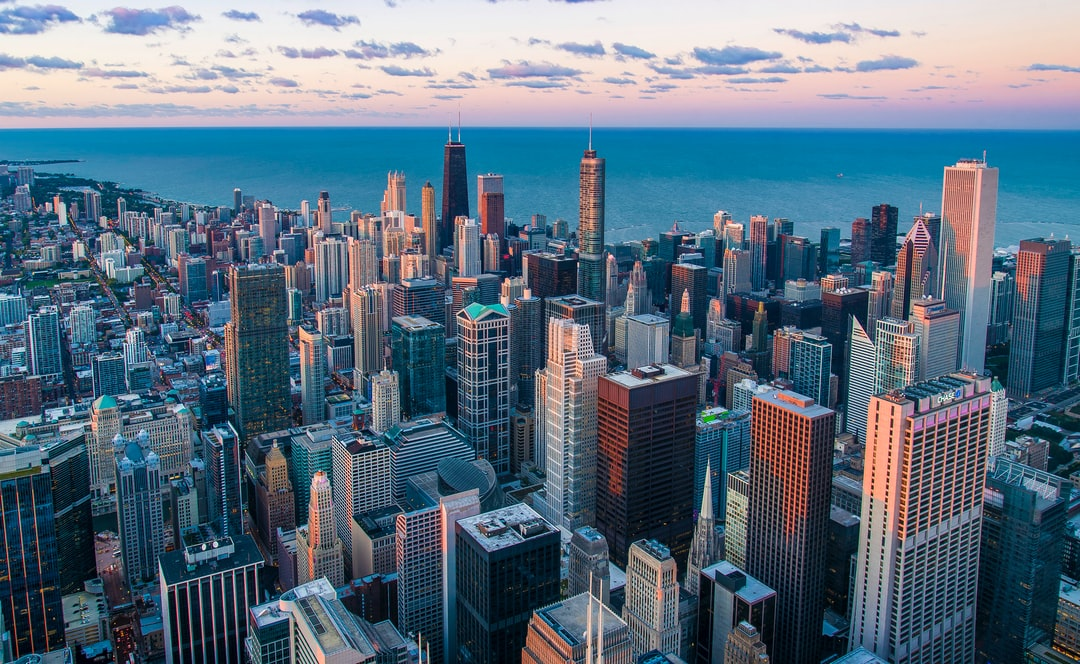
#> input picture Filters/city.jpeg, 1080 x 664 px
$ jupyter execute 'High and Low Pass Filters.ipynb'
#> lines starting #> are read from the running program, lines starting #| are printed output that depends on the picture; after the words box and inside, x2 and y2 are one past the last pixel; in counts of white or black regions, pixels touching at a corner belong together
[cell 1]
import numpy as np
import matplotlib.pyplot as plt
import cv2

[cell 2]
img = cv2.imread('city.jpeg', 1)
#> img is the input picture: shape (664, 1080, 3); mean B, G, R 127.8, 110.9, 90.2
img_copy = img.copy()
img_gray = cv2.cvtColor(img_copy, cv2.COLOR_BGR2GRAY)
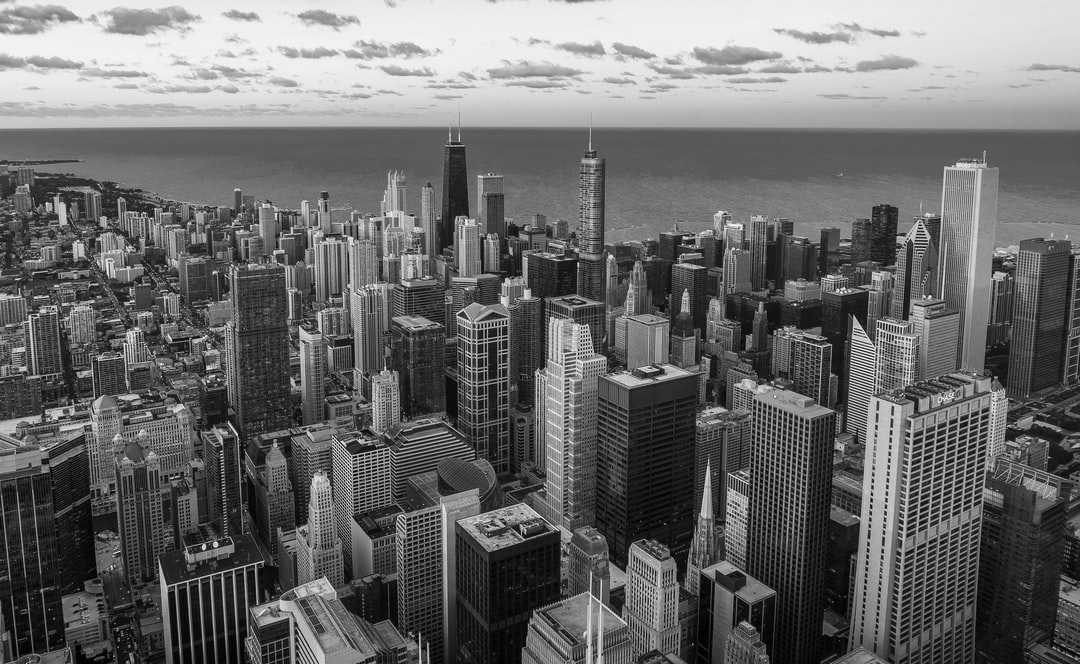
#> img_gray: shape (664, 1080); min 0, max 254, mean 106.7
plt.imshow(img_gray, cmap = 'gray')

[cell 3]
#apply gaussian blur
blurred_img = cv2.GaussianBlur(img_gray, (5,5), 0)
plt.imshow(blurred_img, cmap = 'gray')

[cell 4]
#apply high pass filter
sobel_y = np.array([-1, -2, -1,
                    0, 0, 0,
                    1, 2, 1])

sobel_x = np.array([-1, 0, 1,
                   -2, 0, 2,
                   -1, 0, 1])

filtered_img = cv2.filter2D(blurred_img, -1, sobel_y)
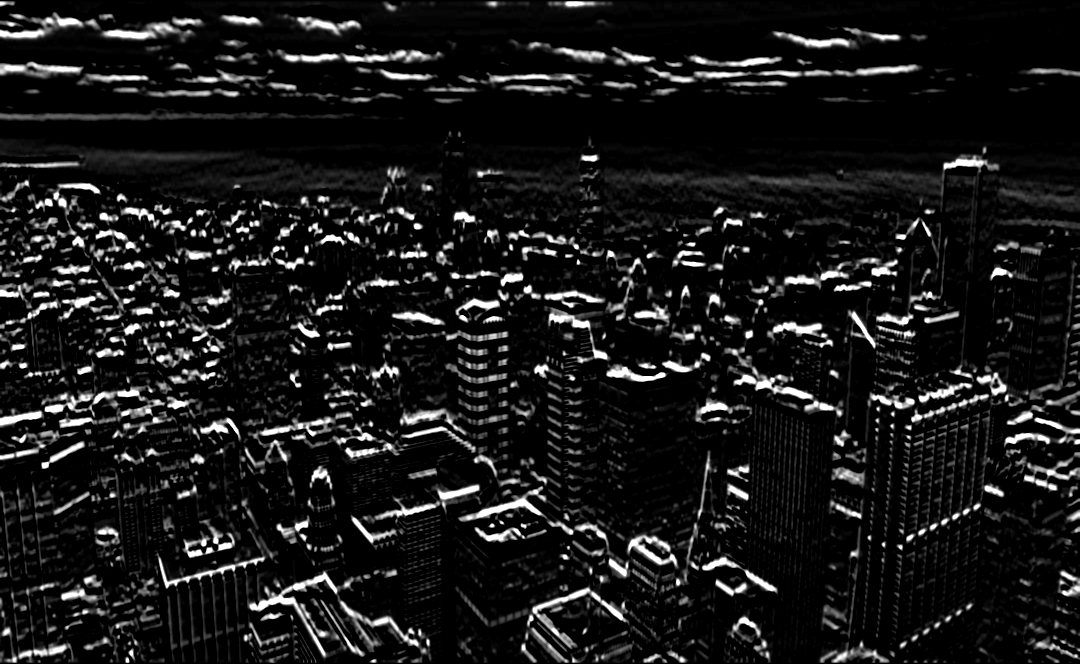
#> filtered_img: shape (664, 1080); min 0, max 255, mean 25
plt.imshow(filtered_img, cmap = 'gray')

[cell 5]
#binarize image
_, binary_image = cv2.threshold(filtered_img, 50, 255, cv2.THRESH_BINARY)
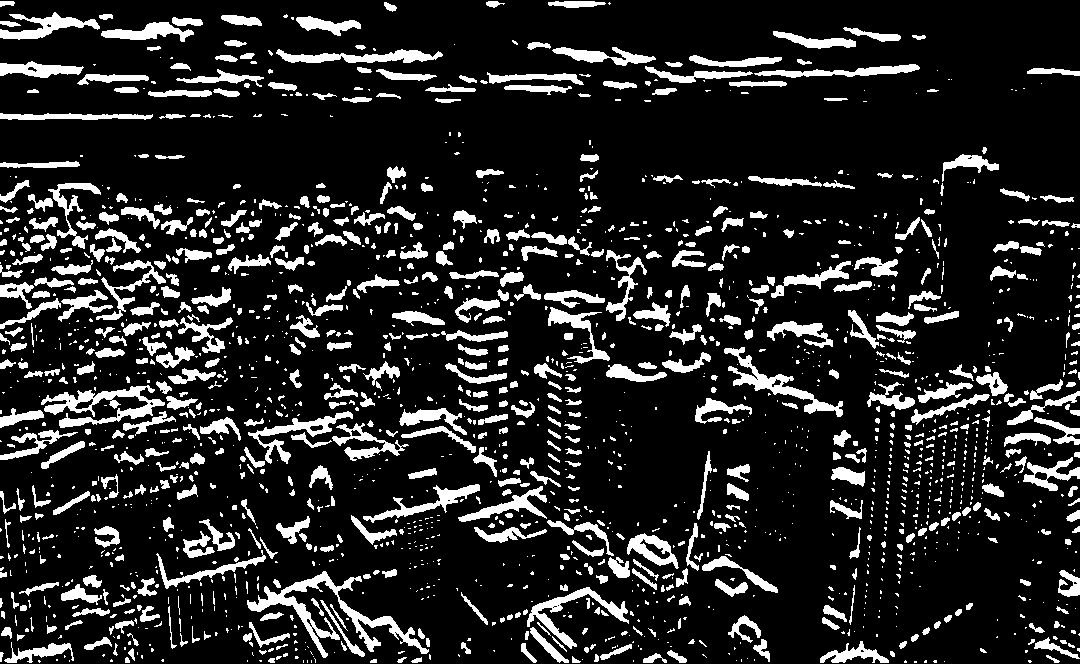
#> binary_image: shape (664, 1080); 14.9% white; 1939 white regions (1227 under 20 px), largest, box (x1, y1, x2, y2) and area: (247, 571, 429, 658) 2873, (41, 385, 165, 428) 1984, (724, 347, 843, 417) 1574
plt.imshow(binary_image, cmap = 'gray')

$ run again, with Filters/fence.jpg copied over Filters/city.jpeg
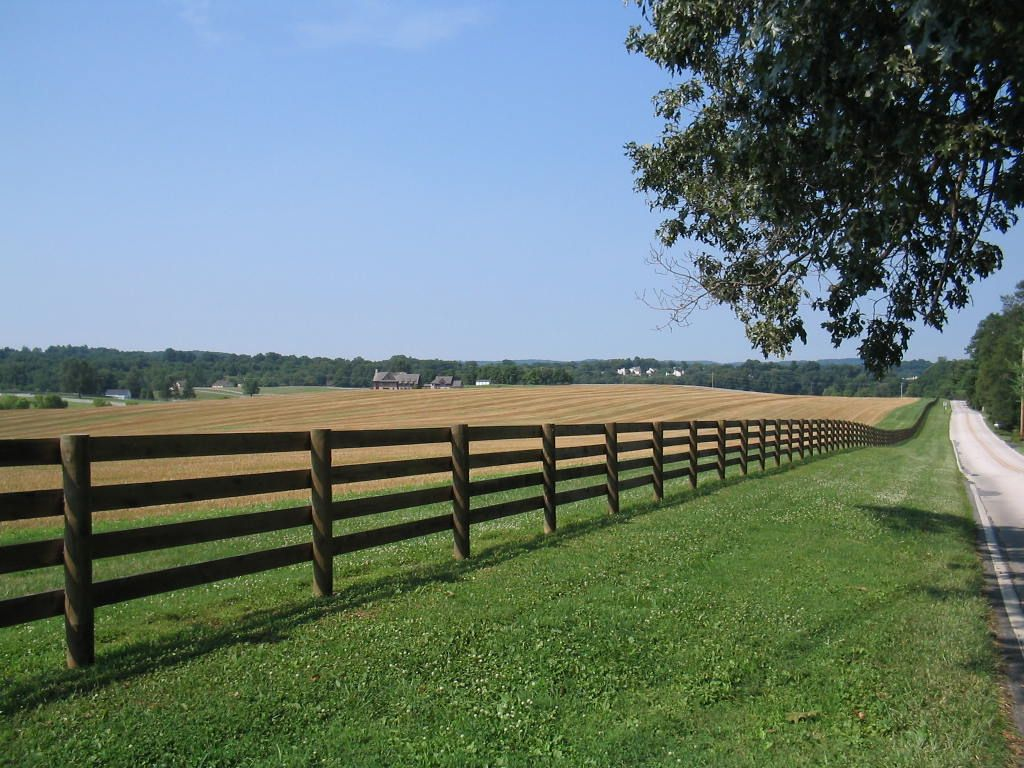
#> input picture Filters/fence.jpg, 1024 x 768 px
#> img is the input picture: shape (768, 1024, 3); mean B, G, R 114, 120.8, 102.5
#> `img_gray = cv2.cvtColor(img_copy, cv2.COLOR_BGR2GRAY)`:
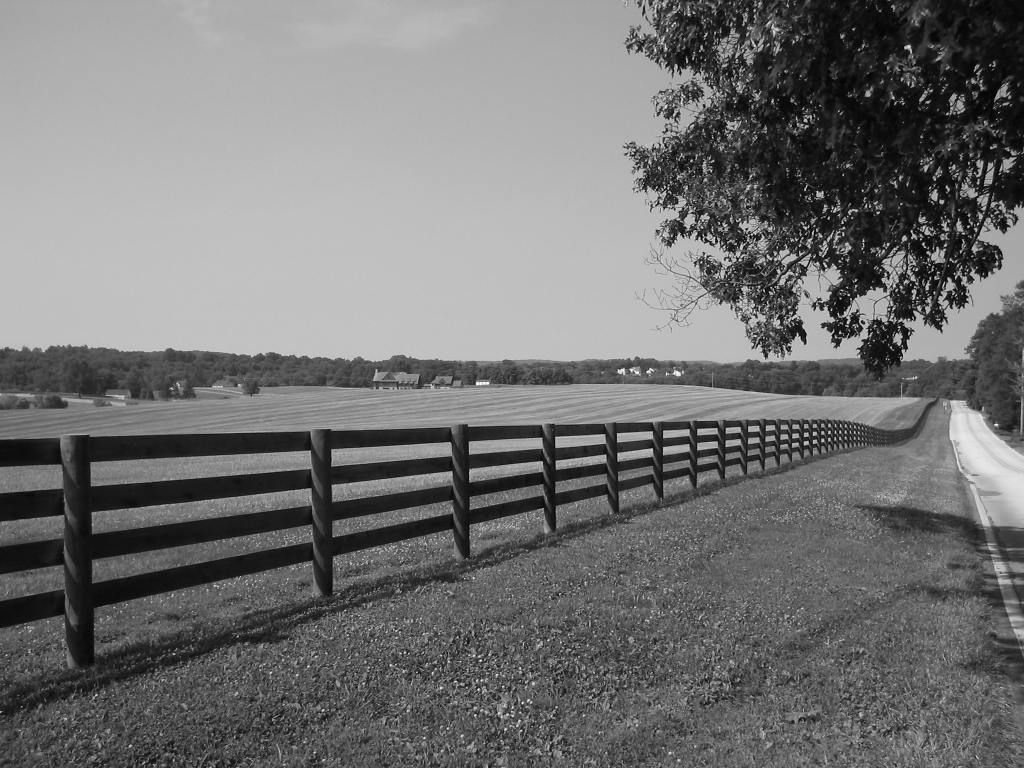
#> img_gray: shape (768, 1024); min 0, max 255, mean 114.5
#> `_, binary_image = cv2.threshold(filtered_img, 50, 255, cv2.THRESH_BINA..`:
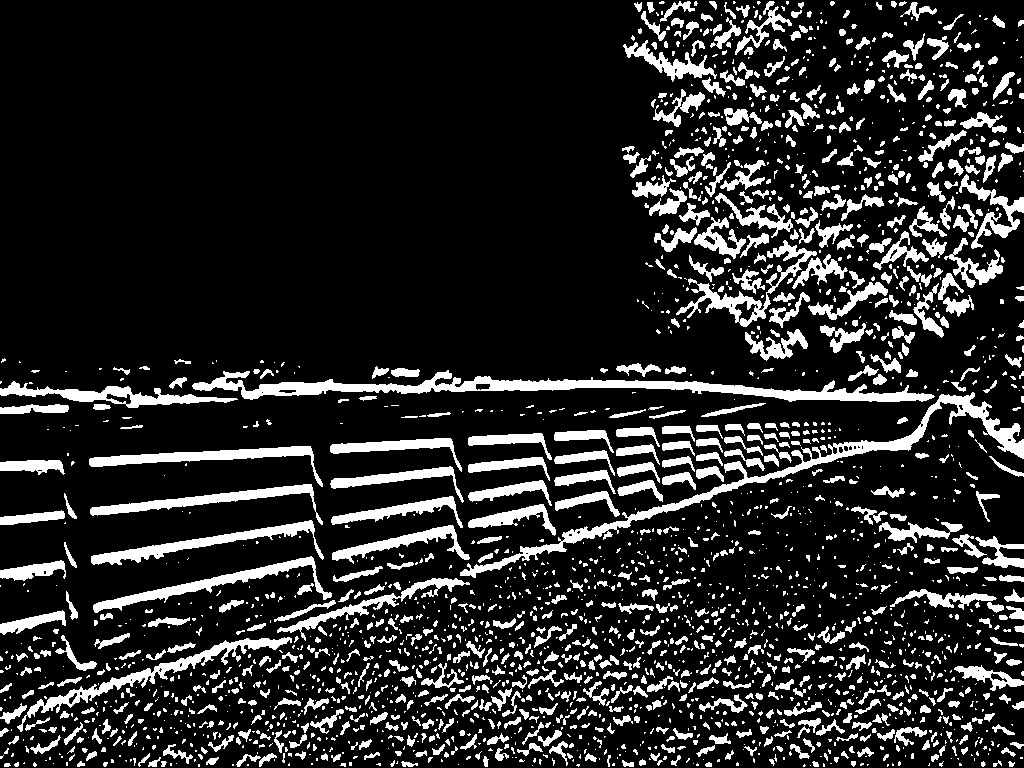
#> binary_image: shape (768, 1024); 15.8% white; 2380 white regions (1496 under 20 px), largest, box (x1, y1, x2, y2) and area: (192, 370, 935, 402) 7054, (460, 392, 1024, 578) 5945, (17, 637, 292, 732) 2669
